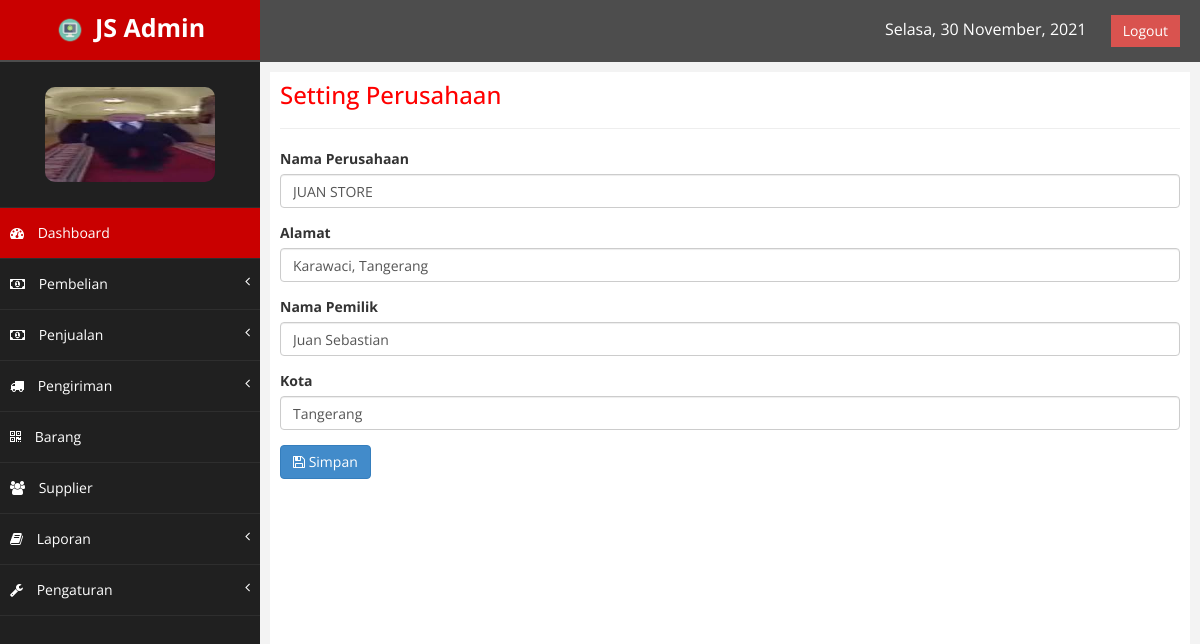
Page /index.php?page=perusahaan (signed in) on the committed database.
### tables this page shows
CREATE TABLE IF NOT EXISTS `perusahaan` (
  `kd_perusahaan` int(11) NOT NULL AUTO_INCREMENT,
  `nama_perusahaan` varchar(225) NOT NULL,
  `alamat` varchar(225) NOT NULL,
  `pemilik` varchar(225) NOT NULL,
  `kota` varchar(225) NOT NULL,
  PRIMARY KEY (`kd_perusahaan`),
  KEY `kd_perusahaan` (`kd_perusahaan`)
);

### class/class.php (called while the page is built, shortened)
<?php
	class Perusahaan{
		public function tampil_perusahaan(){
			$qry = mysql_query("SELECT * FROM perusahaan WHERE kd_perusahaan = '1'");
			$pecah = mysql_fetch_assoc($qry);
			return $pecah;
		}
	}
	$perusahaan = new Perusahaan();
?>

### perusahaan.php (the view, shortened to what this page needs)
<div class="row">
    <div class="col-md-12">
        <div class="box">
            <div class="box-header">
                <h3 class="box-title" style="padding-top:0; margin-top:0; color:#f00;">Setting Perusahaan</h3>
            </div>
            <hr/>
            <div class="box-body">
                <?php
                    $per = $perusahaan->tampil_perusahaan();
                ?>
                <form method="POST" id="forminput" enctype="multipart/form-data">
                    <div class="form-group">
                        <label>Nama Perusahaan</label>
                        <input type="text" class="form-control" name="nama" id="nama" value="<?php echo $per['nama_perusahaan']; ?>" placeholder="Masukan Nama Perusahaan">
                    </div>
                    <div class="form-group">
                        <label>Alamat</label>
                        <input type="text" class="form-control" name="alamat" id="alamat" value="<?php echo $per['alamat']; ?>" placeholder="Masukan Alamat Perusahaan">
                    </div>
                    <div class="form-group">
                        <label>Nama Pemilik</label>
                        <input type="text" class="form-control" name="pemilik" id="pemilik" value="<?php echo $per['pemilik']; ?>" placeholder="Masukan Nama Pemilik Perusahaan">
                    </div>
                    <div class="form-group">
                        <label>Kota</label>
                        <input type="text" class="form-control" name="kota" id="kota" value="<?php echo $per['kota']; ?>" placeholder="Masukan Kota Perusahaan">
                    </div>
                    <button id="formbtn" class="btn btn-primary" name="save"><i class="fa fa-save"></i> Simpan</button>
                </form>
            </div>
        </div>
    </div>
</div>

### assets/css/custom.css (style rules this page uses)
body { font-family: 'Open Sans', sans-serif; }

### rows in the picture
perusahaan: nama "JUAN STORE", alamat "Karawaci, Tangerang", pemilik "Juan Sebastian", kota "Tangerang"
